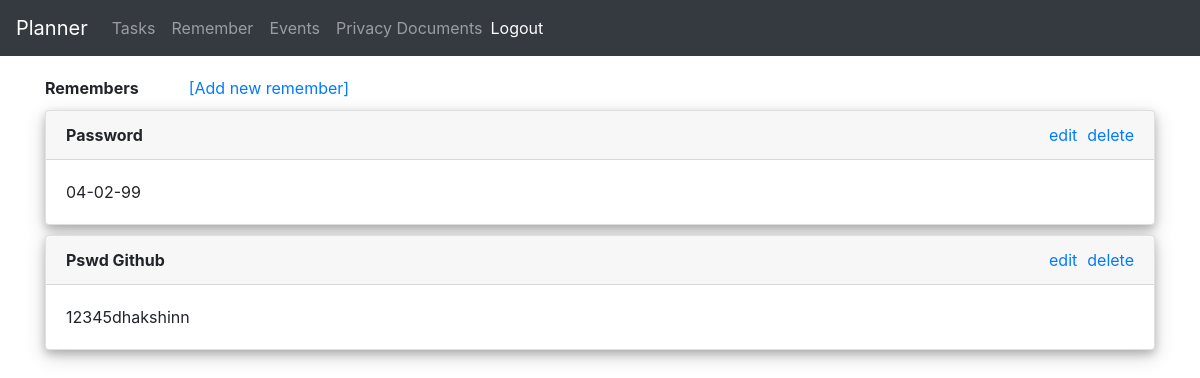
The page /event_task/remember/ (signed in) on the database its author committed.
### event_task/models.py (models this page shows, shortened)
class Remember(models.Model):
    name=models.CharField(max_length=1000)
    description=models.CharField(max_length=1000)

### event_task/views.py (the view)
@login_required
def remember(request):
    remember=Remember.objects.all()
    return render(request,'event_task/remember.html',{'remember':remember})

### event_task/templates/event_task/remember.html
{% extends 'dashboard/index.html' %}
{% block main %}
   <div class="container" style="margin-top:20px;">
        <strong>Remembers</strong><a href="{% url 'add_remember' %}" style="margin-left:50px;">[Add new remember]</a>
       {% for x in remember %}
       <div class="card" style="margin-top:10px;background-color: white;box-shadow: 0 4px 8px 0 rgba(0,0,0,0.2),0 6px 20px 0 rgba(0,0,0,0.19);">
           <div class="card-header"><strong>{{ x.name }}</strong><span style="margin-left:40px;"><a href="{% url 'delete_remember' x.id %}" style="float:right;margin-left:10px;">delete</a></span><span style="margin-left:40px;"><a href="{% url 'update_remember' x.id %}" style="float:right;">edit</a></span></div>
           <div class="card-body">{{ x.description }}</div>
       </div>
       {% endfor %}
   </div>
{% endblock %}

### rows shown on the page
Remember: name "Password", description "04-02-99"
Remember: name "Pswd Github", description "12345dhakshinn"
